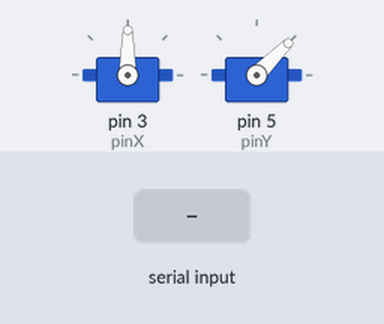
A sketch run on a simulated Arduino Uno, built with avr-gcc and run on an emulated ATmega328P. On the bench: 2 × servo. The inputs (shaded band) are chosen by the test bench.

Above: at 1.2 s.
1.3 s: "#" received over Serial
At 1.8 s:
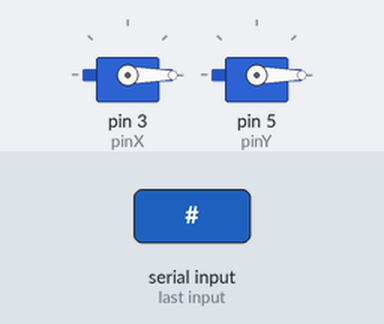
Timing chart, 0 to 4.3 s (numbered marks = the images above; inputs shaded):
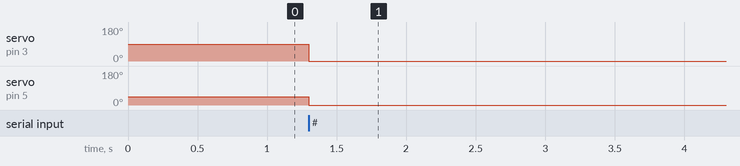

Measured:
- after the input at 1.3 s, servo on pin 3 (pinX): 90° → 0° at once; servo on pin 5 (pinY): 45° → 0° at once

The sketch:

arduino.ino
```cpp
#include <Servo.h>
Servo servo1;
Servo servo2;

// String entradaSerial = "";         // String para almacenar entrada
// bool entradaCompleta = false;  // Indicar si el String está completo

int pinX = 3;    // pin de conexión PWM al servo
int pinY = 5;
int pulsoMinimo = 580;  // Duración en microsegundos del pulso para girar 0º
int pulsoMaximo = 2500; // Duración en microsegundos del pulso para girar 180º
// int angulo = 0; // Variable para guardar el angulo que deseamos de giro
String entradaSerial = "";         // String para almacenar entrada
bool entradaCompleta = false;  // Indicar si el String está completo


void setup()
{
  servo1.attach(pinX, pulsoMinimo, pulsoMaximo);
  servo2.attach(pinY, pulsoMinimo, pulsoMaximo);
  servo1.write(90);
  servo2.write(45);
  Serial.begin(9600);
}

void loop()
{
    if (!entradaCompleta) return;

    int index = entradaSerial.indexOf('@');
    String height = entradaSerial.substring(0, index);
    String width = entradaSerial.substring(index + 1);
    Serial.print(entradaSerial);
    // Mandamos escribir el angulo deseado del giro.
    servo1.write(width.toInt());
    servo2.write(height.toInt());
    entradaSerial = "";
    entradaCompleta = false;
}

void serialEvent() {
  while (Serial.available()) {
    // Obtener bytes de entrada:
    char inChar = (char) Serial.read();
    // Agregar al String de entrada:
    // Para saber si el string está completo, se detendrá al recibir
    if (inChar != '#') {
        entradaSerial += inChar;
    }
    // el caracter de retorno de línea ENTER \n
    if (inChar == '#') {
      entradaCompleta = true;
    }
  }
}
```
